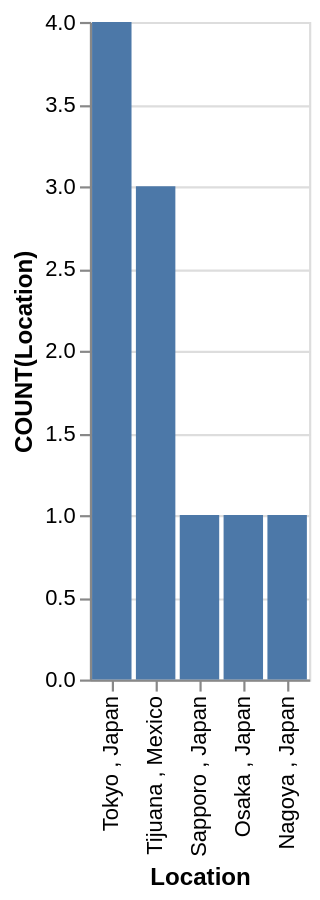

Here is the Vega-Lite specification saved for this chart:
### Vega-Lite specification from a JSON file in a GitHub repository (floating-point values rounded to 4 significant figures)
{"data": {"values": [{"x_data": "Tokyo , Japan", "y_data": 4}, {"x_data": "Tijuana , Mexico", "y_data": 3}, {"x_data": "Sapporo , Japan", "y_data": 1}, {"x_data": "Osaka , Japan", "y_data": 1}, {"x_data": "Nagoya , Japan", "y_data": 1}]}, "mark": "bar", "encoding": {"x": {"field": "x_data", "type": "nominal", "title": "Location", "sort": {"op": "sum", "field": "y_data", "order": "descending"}}, "y": {"field": "y_data", "type": "quantitative", "title": "COUNT(Location)"}}}
